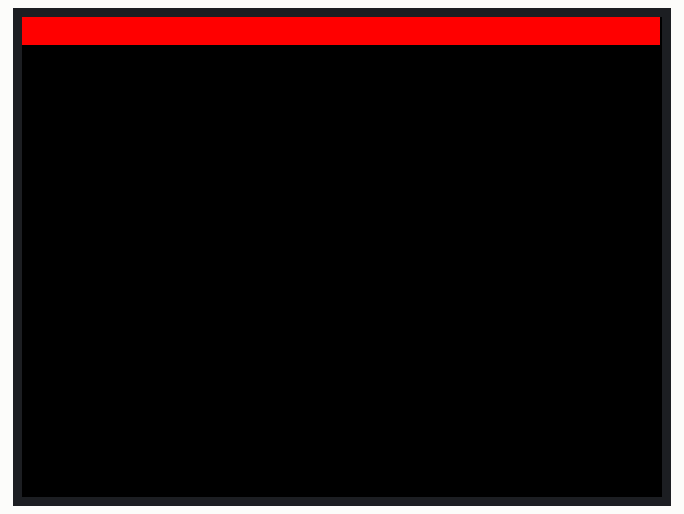
Bench run of a sketch on a simulated ESP32. Parts: 320×240 colour display. What the sketch prints to the serial monitor is not drawn.

Above: at 0.43 s.
At 4.3 s:
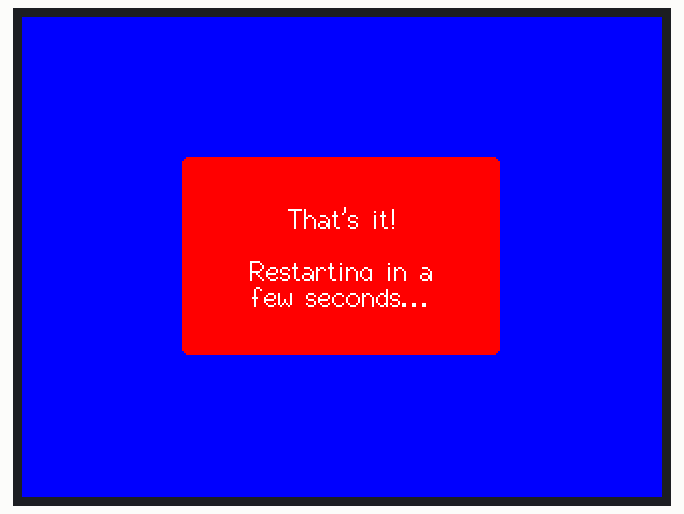
At 11.6 s:
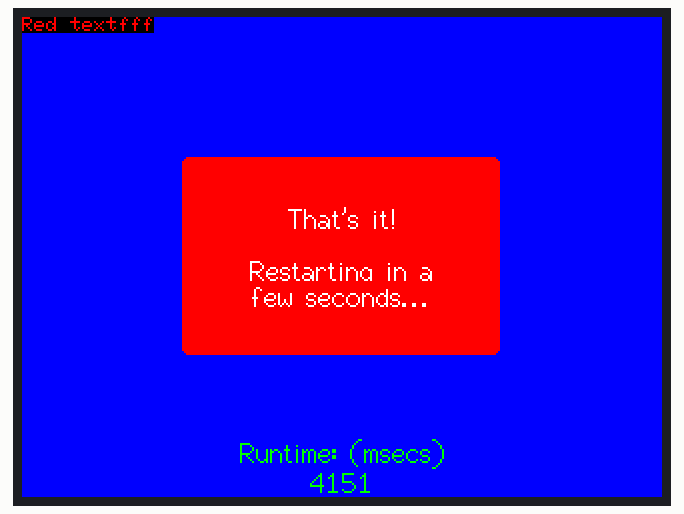
At 18.9 s:
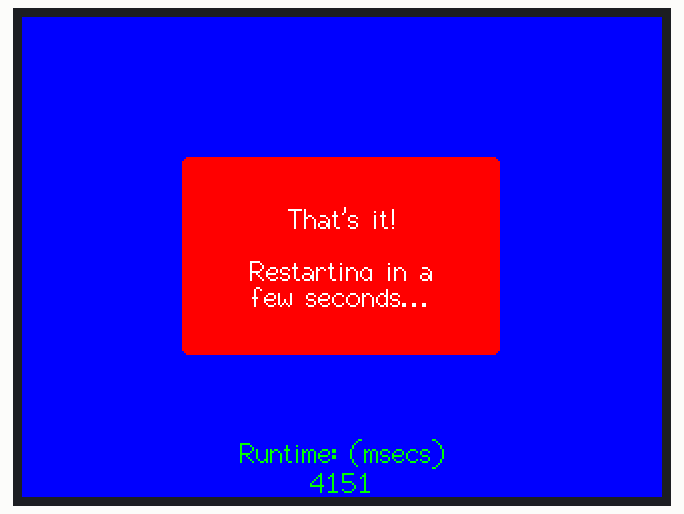
At 27.7 s:
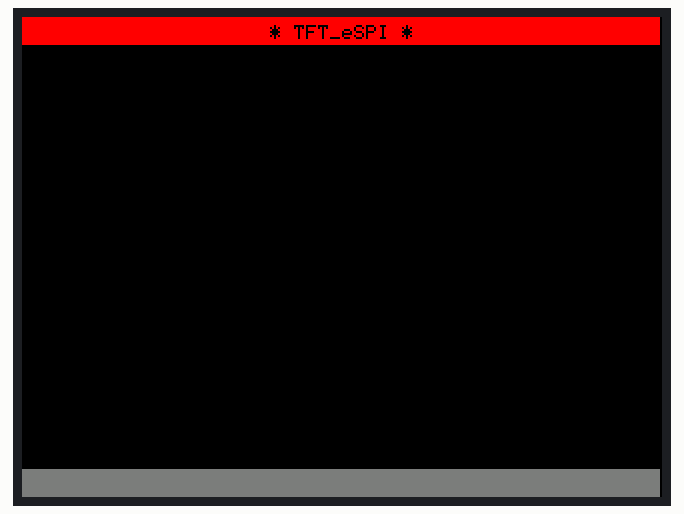
At 38.3 s:
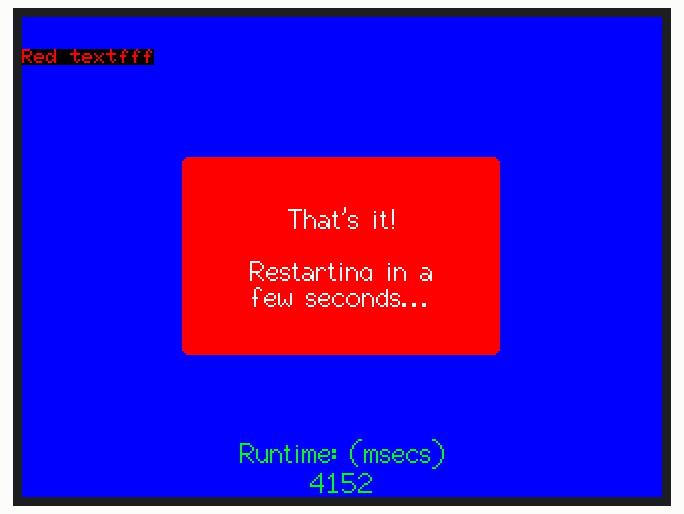

Measured:
- what the display in image 1 shows lasts 0.5 s, from 4.2 s to 4.7 s
- what the display in image 2 shows lasts 2.0 s, from 11.5 s to 13.5 s
- what the display in image 3 shows lasts 6.0 s, from 18.9 s to 24.9 s
- what the display in image 4 shows lasts 0.8 s, from 27.7 s to 28.5 s

The sketch:

UTFT_demomodificatode12.ino
```cpp
// Demo based on:
// UTFT_Demo_320x240 by Henning Karlsen
// web: http://www.henningkarlsen.com/electronics
//
/*

 This sketch uses the GLCD and font 2 only.

 Make sure all the display driver and pin comnenctions are correct by
 editting the User_Setup.h file in the TFT_eSPI library folder.

 #########################################################################
 ###### DON'T FORGET TO UPDATE THE User_Setup.h FILE IN THE LIBRARY ######
 #########################################################################
 */

#include "SPI.h"

#include "TFT_eSPI.h"

#define TFT_GREY 0x7BEF

TFT_eSPI myGLCD = TFT_eSPI();       // Invoke custom library

unsigned long runTime = 0;
void setup()
{Serial.begin(9600);
  randomSeed(analogRead(A0));
// Setup the LCD
  myGLCD.init();
  myGLCD.setRotation(3);//2 0

  //delay(20);
  Serial.println("setRotation 0:::");
  //myGLCD.setRotation(1);

  delay(20);
 // Serial.print("setRotation 2:::");
 // myGLCD.setRotation(2);
/*
  delay(20);
  Serial.print("setRotation 3:::");
  myGLCD.setRotation(3);*/

}

void loop()
{
  randomSeed(millis());
  //randomSeed(1234); // This ensure test is repeatable with exact same draws each loop
  int buf[318];
  int x, x2;
  int y, y2;
  int r;
  runTime = millis();
// Clear the screen and draw the frame
  myGLCD.fillScreen(TFT_BLACK);
  delay(30);
  Serial.print("Black :::");

  myGLCD.fillRect(0, 0, 319, 14,TFT_RED);
  delay(300);
  Serial.println("TFT_RED :::");
  myGLCD.fillRect(0, 226, 319, 14,TFT_GREY);
delay(350);
  myGLCD.setTextColor(TFT_BLACK,TFT_RED);
  myGLCD.drawCentreString("* TFT_eSPI *", 160, 4, 1);

  delay(400);
  Serial.println("TFT_eSPI :::");
  myGLCD.setTextColor(TFT_YELLOW,TFT_GREY);


  delay(400);
  Serial.println(" arriva Adapted by Bodmer :::");
  myGLCD.drawCentreString("Adapted by Bodmer", 160, 228,1);
  delay(500);
  myGLCD.drawRect(0, 14, 319, 211, TFT_BLUE);
  delay(500);
// Draw crosshairs
  myGLCD.drawLine(159, 15, 159, 224,TFT_RED);
  delay(500);
  myGLCD.drawLine(1, 119, 318, 119,TFT_BLUE);
   delay(500);

  myGLCD.fillScreen(TFT_BLUE);
    delay(40);
  myGLCD.fillRoundRect(80, 70, 239-80,169-70, 3,TFT_RED);
    delay(40);
  myGLCD.setTextColor(TFT_WHITE,TFT_RED);
  myGLCD.drawCentreString("That's it!", 160, 93,2);

  delay(200);
  myGLCD.drawCentreString("Restarting in a", 160, 119,2);
    delay(100);
  myGLCD.drawCentreString("few seconds...", 160, 132,2);
  delay(100);
  runTime = millis()-runTime;
  myGLCD.setTextColor(TFT_GREEN,TFT_BLUE);
    delay(400);
  myGLCD.drawCentreString("Runtime: (msecs)", 160, 210,2);
  delay(400);
  myGLCD.setTextDatum(TC_DATUM);
  delay(400);
  myGLCD.drawNumber(runTime, 160, 225,2);
   delay (6000);
   myGLCD.setTextColor(TFT_RED, TFT_BLACK);
   myGLCD.println("Red textfff");///funziona
  delay (2000);
}
```
